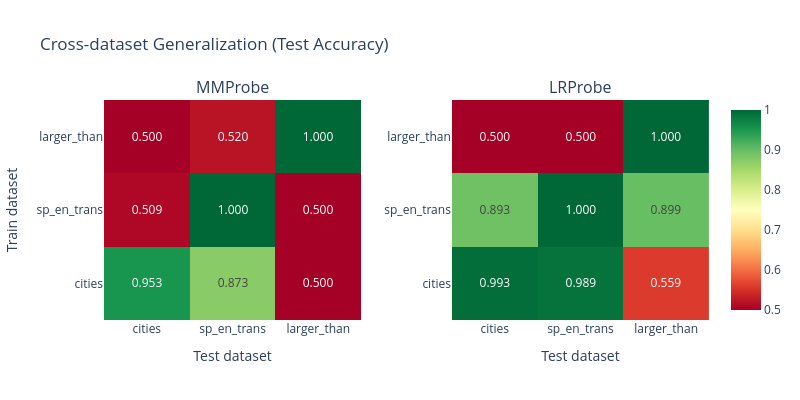

Notebook cell for this chart:
### Markdown cell above
### Exercise - cross-dataset generalization matrix

> ```yaml
> Difficulty: 🔴🔴🔴⚪⚪
> Importance: 🔵🔵🔵🔵🔵
> 
> You should spend up to 15-20 minutes on this exercise.
> Cross-dataset generalization is the real test of whether your probe has found a universal truth direction.
> ```

Train MM and LR probes on each of the 3 curated datasets and evaluate each probe on all 3 datasets, producing 3×3 accuracy matrices. If the model has a unified truth direction, off-diagonal entries should be high. The Geometry of Truth paper reports strong cross-generalization for LR probes at 13B scale, and even stronger at 70B:

> *"The LR probes transfer almost perfectly: probes trained on any one of our three datasets achieve near-ceiling accuracy on the other two."*

Do your results agree? You should also compute pairwise cosine similarities between probe directions trained on different datasets to check whether they point in a similar direction.

### Code cell
def compute_generalization_matrix(
    train_acts: dict[str, Float[Tensor, "n d"]],
    train_labels: dict[str, Float[Tensor, " n"]],
    test_acts: dict[str, Float[Tensor, "n d"]],
    test_labels: dict[str, Float[Tensor, " n"]],
    dataset_names: list[str],
    probe_cls: type,
) -> Float[Tensor, "n_datasets n_datasets"]:
    """
    Compute a generalization matrix: entry (i, j) is the test accuracy of a probe trained on dataset i
    and evaluated on dataset j.

    Args:
        train_acts, train_labels: Training data per dataset.
        test_acts, test_labels: Test data per dataset.
        dataset_names: Names of datasets (determines matrix ordering).
        probe_cls: Probe class to use (MMProbe or LRProbe), must have from_data and pred methods.

    Returns:
        Tensor of shape [n_datasets, n_datasets] with accuracy values.
    """
    n_datasets = len(dataset_names)
    generalization_matrix = t.zeros((n_datasets, n_datasets))

    for train_idx, train_name in enumerate(dataset_names):
        probe = probe_cls.from_data(train_acts[train_name], train_labels[train_name])
        for test_idx, test_name in enumerate(dataset_names):
            if train_name == test_name:
                acts = test_acts[test_name]
                labels = test_labels[test_name]
            else:
                acts = t.cat((train_acts[test_name], test_acts[test_name]))
                labels = t.cat((train_labels[test_name], test_labels[test_name]))
            preds = probe.pred(acts)
            acc = (preds == labels).float().mean().item()
            generalization_matrix[train_idx, test_idx] = acc

    return generalization_matrix


mm_matrix = compute_generalization_matrix(
    train_acts, train_labels, test_acts, test_labels, DATASET_NAMES, MMProbe
)
lr_matrix = compute_generalization_matrix(
    train_acts, train_labels, test_acts, test_labels, DATASET_NAMES, LRProbe
)

assert mm_matrix.shape == (3, 3), f"Wrong shape: {mm_matrix.shape}"
assert (mm_matrix.diag() > 0.6).all(), "In-distribution accuracy should be at least 60%"

# Heatmap visualization
fig = make_subplots(
    rows=1, cols=2, subplot_titles=["MMProbe", "LRProbe"], horizontal_spacing=0.15
)

for idx, (matrix, name) in enumerate([(mm_matrix, "MM"), (lr_matrix, "LR")]):
    text_vals = [
        [f"{matrix[i, j]:.3f}" for j in range(len(DATASET_NAMES))]
        for i in range(len(DATASET_NAMES))
    ]
    fig.add_trace(
        go.Heatmap(
            z=matrix.numpy(),
            x=DATASET_NAMES,
            y=DATASET_NAMES,
            text=text_vals,
            texttemplate="%{text}",
            colorscale="RdYlGn",
            zmin=0.5,
            zmax=1.0,
            showscale=(idx == 1),
        ),
        row=1,
        col=idx + 1,
    )
    fig.update_yaxes(title_text="Train dataset" if idx == 0 else "", row=1, col=idx + 1)
    fig.update_xaxes(title_text="Test dataset", row=1, col=idx + 1)

fig.update_layout(
    title="Cross-dataset Generalization (Test Accuracy)", height=400, width=800
)
fig.show()


# Cosine similarity between probe directions
mm_directions = {
    name: MMProbe.from_data(train_acts[name], train_labels[name]).direction
    for name in DATASET_NAMES
}
lr_directions = {
    name: LRProbe.from_data(train_acts[name], train_labels[name]).direction
    for name in DATASET_NAMES
}

print("\nPairwise cosine similarity between probe directions:")
for probe_name, directions in [("MM", mm_directions), ("LR", lr_directions)]:
    print(f"\n  {probe_name}Probe:")
    for i, n1 in enumerate(DATASET_NAMES):
        for j, n2 in enumerate(DATASET_NAMES):
            if j > i:
                d1 = directions[n1] / directions[n1].norm()
                d2 = directions[n2] / directions[n2].norm()
                print(f"    {n1} vs {n2}: {(d1 @ d2).item():.4f}")

### Figure 1 — Plotly figure (JSON) as saved in the notebook; plotly's stock layout.template omitted (floating-point values rounded to 4 significant figures)
{"data": [{"colorscale": [[0, "rgb(165,0,38)"], [0.1, "rgb(215,48,39)"], [0.2, "rgb(244,109,67)"], [0.3, "rgb(253,174,97)"], [0.4, "rgb(254,224,139)"], [0.5, "rgb(255,255,191)"], [0.6, "rgb(217,239,139)"], [0.7, "rgb(166,217,106)"], [0.8, "rgb(102,189,99)"], [0.9, "rgb(26,152,80)"], [1, "rgb(0,104,55)"]], "showscale": false, "text": [["0.953", "0.873", "0.500"], ["0.509", "1.000", "0.500"], ["0.500", "0.520", "1.000"]], "texttemplate": "%{text}", "type": "heatmap", "x": ["cities", "sp_en_trans", "larger_than"], "xaxis": "x", "y": ["cities", "sp_en_trans", "larger_than"], "yaxis": "y", "z": [[0.9533, 0.8729, 0.5], [0.5087, 1.0, 0.5], [0.5, 0.5198, 1.0]], "zmax": 1, "zmin": 0.5}, {"colorscale": [[0, "rgb(165,0,38)"], [0.1, "rgb(215,48,39)"], [0.2, "rgb(244,109,67)"], [0.3, "rgb(253,174,97)"], [0.4, "rgb(254,224,139)"], [0.5, "rgb(255,255,191)"], [0.6, "rgb(217,239,139)"], [0.7, "rgb(166,217,106)"], [0.8, "rgb(102,189,99)"], [0.9, "rgb(26,152,80)"], [1, "rgb(0,104,55)"]], "showscale": true, "text": [["0.993", "0.989", "0.559"], ["0.893", "1.000", "0.899"], ["0.500", "0.500", "1.000"]], "texttemplate": "%{text}", "type": "heatmap", "x": ["cities", "sp_en_trans", "larger_than"], "xaxis": "x2", "y": ["cities", "sp_en_trans", "larger_than"], "yaxis": "y2", "z": [[0.9933, 0.9887, 0.5586], [0.893, 1.0, 0.899], [0.5, 0.5, 1.0]], "zmax": 1, "zmin": 0.5}], "layout": {"annotations": [{"font": {"size": 16}, "showarrow": false, "text": "MMProbe", "x": 0.2125, "xanchor": "center", "xref": "paper", "y": 1, "yanchor": "bottom", "yref": "paper"}, {"font": {"size": 16}, "showarrow": false, "text": "LRProbe", "x": 0.7875, "xanchor": "center", "xref": "paper", "y": 1, "yanchor": "bottom", "yref": "paper"}], "height": 400, "title": {"text": "Cross-dataset Generalization (Test Accuracy)"}, "width": 800, "xaxis": {"anchor": "y", "domain": [0, 0.425], "title": {"text": "Test dataset"}}, "xaxis2": {"anchor": "y2", "domain": [0.575, 1], "title": {"text": "Test dataset"}}, "yaxis": {"anchor": "x", "domain": [0, 1], "title": {"text": "Train dataset"}}, "yaxis2": {"anchor": "x2", "domain": [0, 1], "title": {"text": ""}}}}
